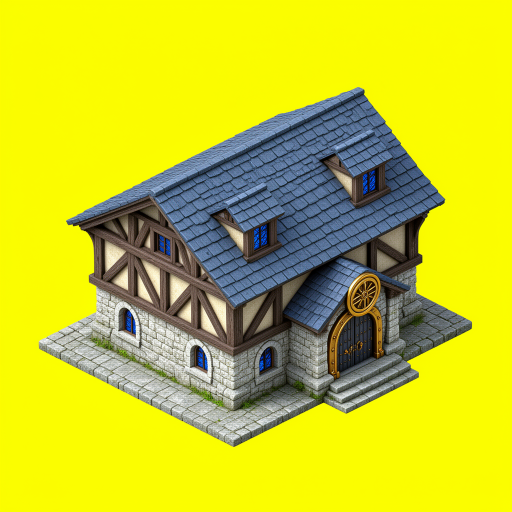
#> input picture tools/ai-gen/_bank_model/bank_5080_s12_seed122821_raw.png, 1024 x 1024 px (shown at 1/2 size)
$ python finalize-bank-asset.py bank_5080_s12_seed122821_raw.png out.png
#> lines starting #> are read from the running program, lines starting #| are printed output that depends on the picture; after the words box and inside, x2 and y2 are one past the last pixel; in counts of white or black regions, pixels touching at a corner belong together
#!/usr/bin/env python3
"""Finalize the selected bank candidate into a clean transparent runtime PNG."""

import argparse

import numpy as np
from PIL import Image
from scipy import ndimage


def main():
    parser = argparse.ArgumentParser()
    parser.add_argument("src")
    parser.add_argument("dst")
    parser.add_argument("--desaturate", type=float, default=0.38)
    parser.add_argument("--display-width", type=int, default=266)
    args = parser.parse_args()

    rgb = np.asarray(Image.open(args.src).convert("RGB"), dtype=np.float32)
    height, width = rgb.shape[:2]
#> height = 1024; width = 1024
    margin = 12
    border = np.concatenate([
        rgb[:margin].reshape(-1, 3),
        rgb[-margin:].reshape(-1, 3),
        rgb[:, :margin].reshape(-1, 3),
        rgb[:, -margin:].reshape(-1, 3),
    ])
    background = np.median(border, axis=0)
#> background = [251, 253, 0]
    distance = np.linalg.norm(rgb - background, axis=2)
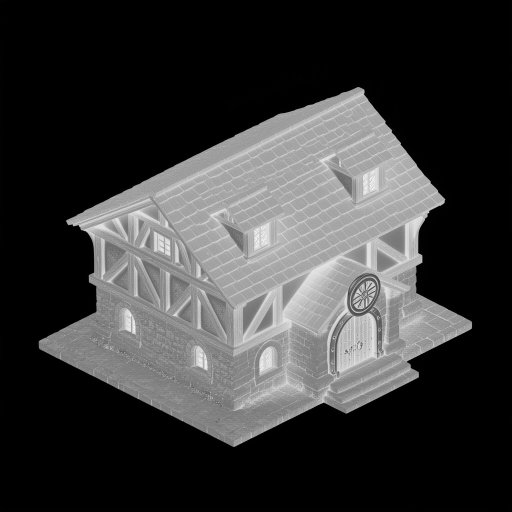
#> distance: shape (1024, 1024) float32 (shown at 1/2 size); min 0, max 403.3, mean 90.7; drawn with min black and max white

    labels, count = ndimage.label(distance > 90.0)
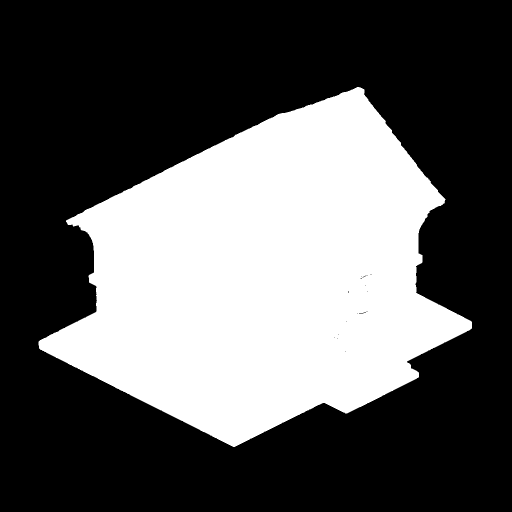
#> labels: shape (1024, 1024) int32 (shown at 1/2 size); values 0 (black) and 1 (white), 35.6% white; 1 white region, box (x1, y1, x2, y2) and area: (77, 174, 944, 894) 373202
#> count = 1
    if count == 0:
        raise SystemExit("no foreground component found")
    sizes = ndimage.sum(labels > 0, labels, range(1, count + 1))
#> sizes = [373202]
    subject = labels == (1 + int(np.argmax(sizes)))
    subject = ndimage.binary_closing(subject, iterations=2)
#> subject: shape (1024, 1024) bool; 35.6% white; 1 white region, box (x1, y1, x2, y2) and area: (77, 174, 944, 894) 373268
    subject = ndimage.binary_fill_holes(subject)
    subject = ndimage.binary_erosion(subject, iterations=1)
#> subject: shape (1024, 1024) bool; 35.4% white; 1 white region, box (x1, y1, x2, y2) and area: (78, 175, 943, 893) 370851

    core = ndimage.binary_erosion(subject, iterations=1)
#> core: shape (1024, 1024) bool; 35.1% white; 1 white region, box (x1, y1, x2, y2) and area: (79, 176, 942, 892) 368444
    support = ndimage.binary_dilation(subject, iterations=2)
#> support: shape (1024, 1024) bool; 35.8% white; 1 white region, box (x1, y1, x2, y2) and area: (76, 173, 945, 895) 375677
    soft_alpha = np.clip((distance - 58.0) / 42.0, 0.0, 1.0)
    alpha = np.where(core, 1.0, np.where(support, soft_alpha, 0.0))
    alpha = ndimage.gaussian_filter(alpha, sigma=0.55)
    alpha[alpha < 0.025] = 0.0
#> alpha: shape (1024, 1024) float32; min 0, max 1, mean 0.356

    # Replace antialiased yellow-matte RGB with the nearest solid subject color.
    _, nearest = ndimage.distance_transform_edt(~core, return_indices=True)
    edge = (alpha > 0.0) & (alpha < 0.98)
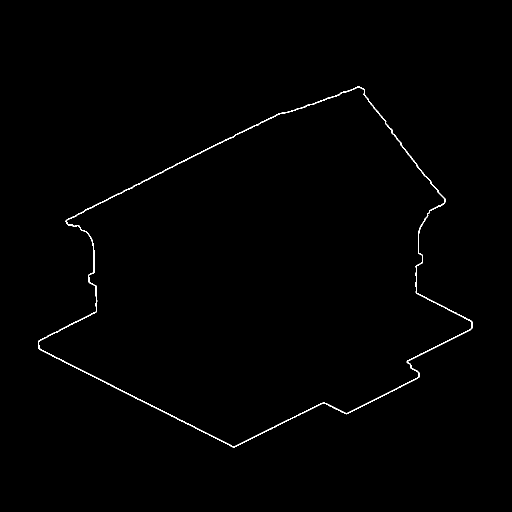
#> edge: shape (1024, 1024) bool (shown at 1/2 size); 0.57% white in thin lines or dots, all inside (x1, y1, x2, y2) = (76, 173, 945, 895)
    rgb[edge] = rgb[nearest[0][edge], nearest[1][edge]]

    luminance = 0.299 * rgb[..., 0] + 0.587 * rgb[..., 1] + 0.114 * rgb[..., 2]
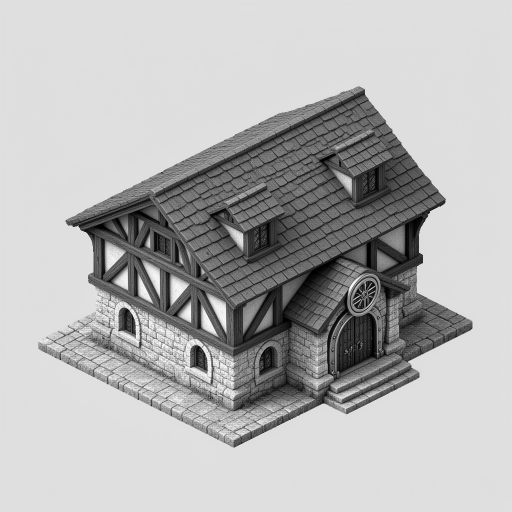
#> luminance: shape (1024, 1024) float32 (shown at 1/2 size); min 0, max 254.7, mean 181
    keep = 1.0 - args.desaturate
    rgb = luminance[..., None] + (rgb - luminance[..., None]) * keep
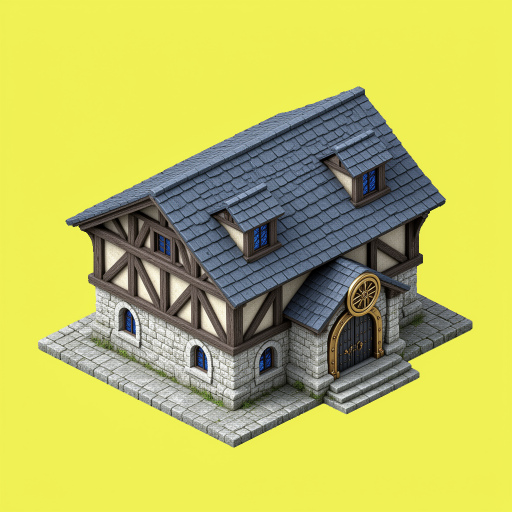
#> rgb: shape (1024, 1024, 3) float32 (shown at 1/2 size); mean R, G, B 190.7, 192.2, 94.2
    rgb = np.clip(rgb, 0, 255).astype(np.uint8)
    alpha_u8 = np.clip(alpha * 255, 0, 255).astype(np.uint8)
    rgb[alpha_u8 == 0] = 0
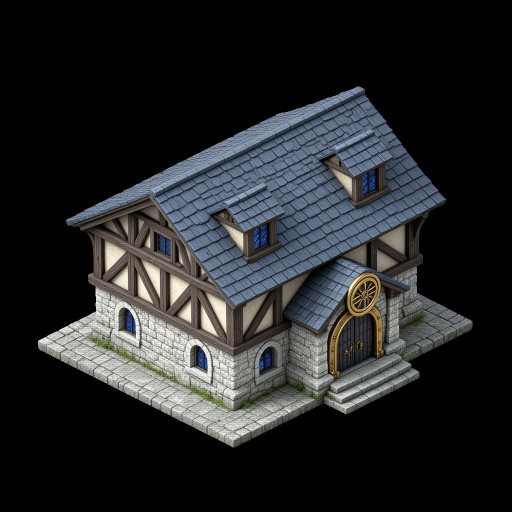
#> rgb: shape (1024, 1024, 3) (shown at 1/2 size); mean R, G, B 36.5, 37.9, 39
    output = np.dstack([rgb, alpha_u8])
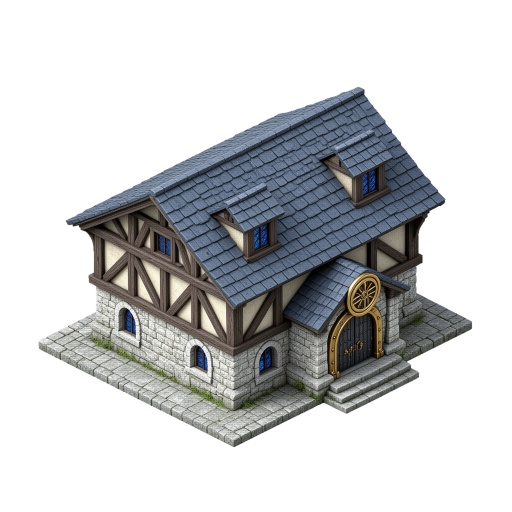
#> output: shape (1024, 1024, 4) (shown at 1/2 size); mean R, G, B, A 36.5, 37.9, 39, 90.8; transparent parts drawn white
    Image.fromarray(output, "RGBA").save(args.dst, optimize=True)

    ys, xs = np.where(alpha_u8 > 200)
    x0, x1 = int(xs.min()), int(xs.max()) + 1
#> x0 = 77; x1 = 944
    y0, y1 = int(ys.min()), int(ys.max()) + 1
#> y0 = 174; y1 = 894
    bbox_width = x1 - x0
#> bbox_width = 867
    bbox_height = y1 - y0
#> bbox_height = 720
    display_height = round(args.display_width * bbox_height / bbox_width)
#> display_height = 221
    foot_offset_y = round((y1 - height / 2.0) * display_height / height)
#> foot_offset_y = 82
    print(f"background={background.astype(int).tolist()}")
#| background=[251, 253, 0]
    print(f"alpha_bbox=({x0},{y0},{x1},{y1}) size={bbox_width}x{bbox_height}")
#| alpha_bbox=(77,174,944,894) size=867x720
    print(f"displayW={args.display_width} displayH={display_height} footOffsetY={foot_offset_y}")
#| displayW=266 displayH=221 footOffsetY=82


if __name__ == "__main__":
    main()
